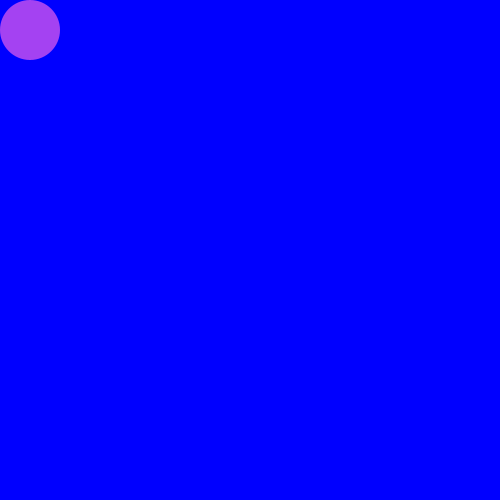
Frame 1 (no input)
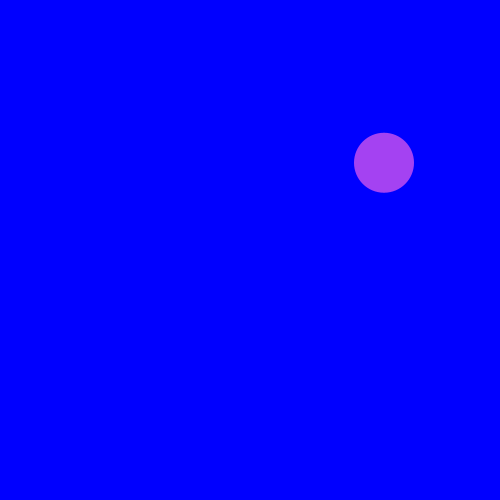
Frame 60 (the mouse pressed at the canvas centre just before this capture)
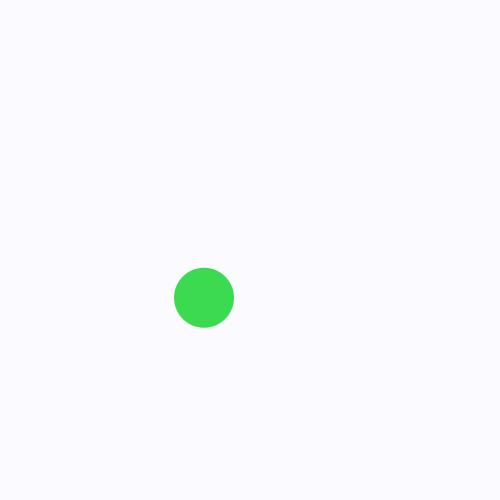
Frame 120 (the mouse held since frame 60 and released just before this capture)

The Processing sketch that drew these frames (run headless with seeded random() and noise(); from frame 60 on, the mouse is pressed at the canvas centre):

// Processing sketch: processing_176456
// ── processing_176456.pde

float X = 30;//posicion X
float Y = 30;//posicion Y

float rad = 30; //grandaria del circulo

float velX = 1.5;//velocidad 1
float velY = 1.5;//Velocidad 2

float dirX = 4.0; //De izquierda/derecha
float dirY = 1.5; //De arriba/abajo

float color1,color2,color3; //Declaración colores

void setup() {
  size(500, 500);
  smooth();
  noStroke();
  ellipseMode(RADIUS);//Modo de la elipse escogido
  
  //Colores random comienzo
  color1= random(255);
  color2= random(255);
  color3= random(255);
 fill(color1,color2,color3);  
}

void draw() {

//background(0,0,0); //Fondo negro
background(mouseX,mouseY,255);//Al mover el ratón se cambia de color

ellipse(X, Y, rad, rad);//Circulo en la posición de las variables.
 
X += velX*dirX; //Hacer que la redonda se mueva de izquierda a derecha

if (X + rad > width || X - rad < 0 ) { //Si se cumple alguna de las condiciones
      dirX = -dirX; //Hacer que rebote (parte izquierda/derecha)
 
  //Cambiar color
  color1 = random(255);
  color2 = random(255);
  color3 = random(255);
  fill(color1,color2,color3);

}
Y += velY*dirY; //Hacer que la redonda se mueva de arriba a abajo

if (Y + rad > height || Y - rad < 0 ) {//Si se cumple alguna de las condiciones
    dirY = -dirY;//Hacer que rebote (parte arriba/abajo)
 
  //Cambiar color
  color1 = random(255);
  color2 = random(255);
  color3 = random(255);
  fill(color1,color2,color3); 
}
  } //Final codigo
